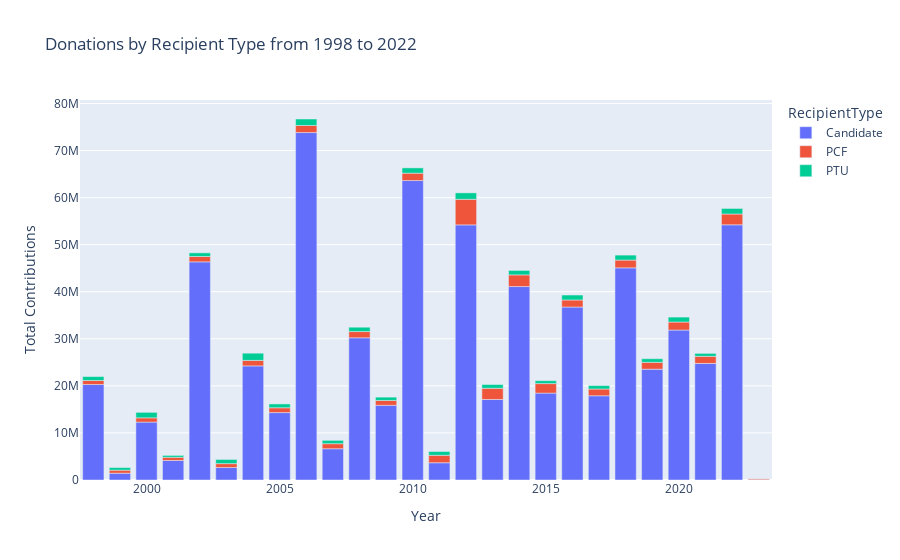

Source (notebook cell):
### Markdown cell above
### 3.2 Compare donation by recipient types

### Code cell
grouped3 = contribution_df.groupby(['DonationYear', 'RecipientType'])['TotalAmount'].sum().reset_index()

fig = px.bar(
    grouped3,
    x='DonationYear',
    y='TotalAmount',
    color='RecipientType',
    title='Donations by Recipient Type from 1998 to 2022',
    labels={"DonationYear": "Year", "TotalAmount": "Total Contributions"},
)

fig.show()

### Figure 1 — Plotly figure (JSON) as saved in the notebook; plotly's stock layout.template omitted (floating-point values rounded to 4 significant figures)
{"data": [{"alignmentgroup": "True", "hovertemplate": "RecipientType=Candidate<br>Year=%{x}<br>Total Contributions=%{y}<extra></extra>", "legendgroup": "Candidate", "marker": {"color": "#636efa", "pattern": {"shape": ""}}, "name": "Candidate", "offsetgroup": "Candidate", "orientation": "v", "showlegend": true, "textposition": "auto", "type": "bar", "x": [1998, 1999, 2000, 2001, 2002, 2003, 2004, 2005, 2006, 2007, 2008, 2009, 2010, 2011, 2012, 2013, 2014, 2015, 2016, 2017, 2018, 2019, 2020, 2021, 2022, 2023], "xaxis": "x", "y": [20280000.0, 1440000.0, 12300000.0, 4146000.0, 46350000.0, 2649000.0, 24240000.0, 14330000.0, 73820000.0, 6641000.0, 30210000.0, 15870000.0, 63620000.0, 3666000.0, 54200000.0, 17110000.0, 41099214, 18460000.0, 36750000.0, 17900000.0, 45080000.0, 23550000.0, 31860000.0, 24770000.0, 54220000.0, 40405], "yaxis": "y"}, {"alignmentgroup": "True", "hovertemplate": "RecipientType=PCF<br>Year=%{x}<br>Total Contributions=%{y}<extra></extra>", "legendgroup": "PCF", "marker": {"color": "#EF553B", "pattern": {"shape": ""}}, "name": "PCF", "offsetgroup": "PCF", "orientation": "v", "showlegend": true, "textposition": "auto", "type": "bar", "x": [1998, 1999, 2000, 2001, 2002, 2003, 2004, 2005, 2006, 2007, 2008, 2009, 2010, 2011, 2012, 2013, 2014, 2015, 2016, 2017, 2018, 2019, 2020, 2021, 2022, 2023], "xaxis": "x", "y": [859300.0, 652100.0, 907300.0, 680800.0, 1136000.0, 829000.0, 1169000.0, 1020000.0, 1505000.0, 1070000.0, 1322000.0, 1033000.0, 1571000.0, 1589000.0, 5432000.0, 2378000.0, 2481000.0, 2024000.0, 1501413, 1433000.0, 1656000.0, 1459000.0, 1702000.0, 1508000.0, 2293000.0, 218300.0], "yaxis": "y"}, {"alignmentgroup": "True", "hovertemplate": "RecipientType=PTU<br>Year=%{x}<br>Total Contributions=%{y}<extra></extra>", "legendgroup": "PTU", "marker": {"color": "#00cc96", "pattern": {"shape": ""}}, "name": "PTU", "offsetgroup": "PTU", "orientation": "v", "showlegend": true, "textposition": "auto", "type": "bar", "x": [1998, 1999, 2000, 2001, 2002, 2003, 2004, 2005, 2006, 2007, 2008, 2009, 2010, 2011, 2012, 2013, 2014, 2015, 2016, 2017, 2018, 2019, 2020, 2021, 2022, 2023], "xaxis": "x", "y": [829400.0, 544400.0, 1167000.0, 397600.0, 777800.0, 885100.0, 1531000.0, 816300.0, 1376000.0, 712000.0, 927900.0, 702900.0, 1122000.0, 802200.0, 1370000.0, 794800.0, 941000.0, 616100.0, 1049000.0, 727100.0, 1051000.0, 760500.0, 1053000.0, 617300.0, 1177000.0, 6283.0], "yaxis": "y"}], "layout": {"barmode": "relative", "legend": {"title": {"text": "RecipientType"}, "tracegroupgap": 0}, "title": {"text": "Donations by Recipient Type from 1998 to 2022"}, "xaxis": {"anchor": "y", "domain": [0, 1], "title": {"text": "Year"}}, "yaxis": {"anchor": "x", "domain": [0, 1], "title": {"text": "Total Contributions"}}}}
